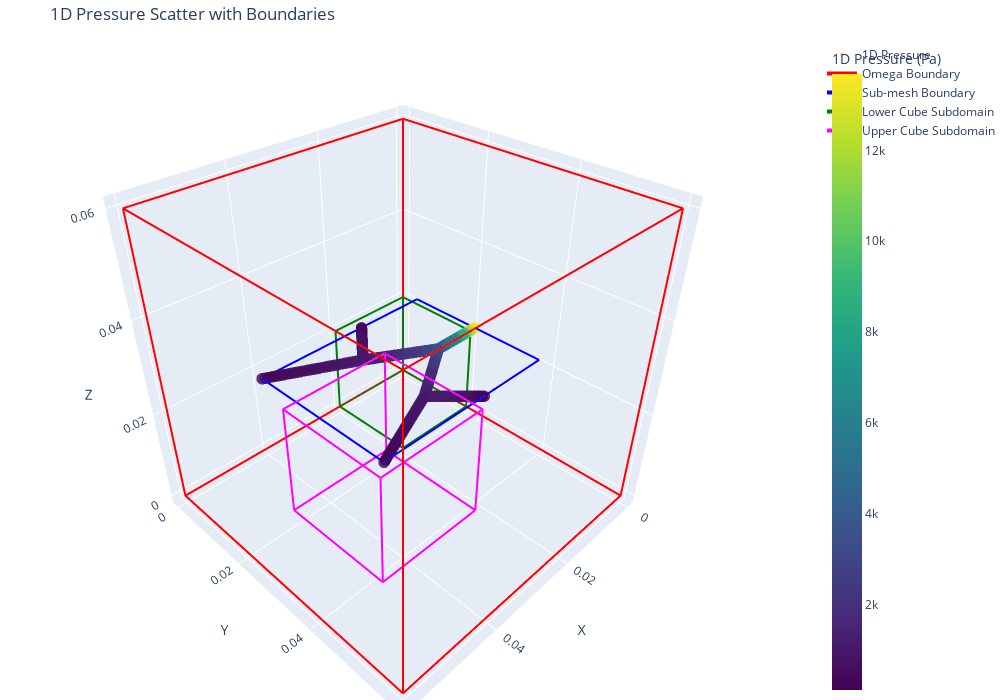

The code cell stored with this chart in its notebook:
### Code cell
importlib.reload(Visualizer)
Visualizer.plot_with_boundaries_plotly(CUBE_TEST.uh1d, CUBE_TEST.uh3d,
     cube_lower=cube_lower_bounds, 
     cube_upper=cube_upper_bounds)

### Figure 1 — Plotly figure (JSON) as saved in the notebook; plotly's stock layout.template omitted (floating-point values rounded to 4 significant figures; data arrays with more than 128 entries replaced by an {"elided": "..."} marker saying what was removed)
{"data": [{"marker": {"color": {"elided": "225 float values"}, "colorbar": {"title": {"text": "1D Pressure (Pa)"}}, "colorscale": [[0, "#440154"], [0.1111, "#482878"], [0.2222, "#3e4989"], [0.3333, "#31688e"], [0.4444, "#26828e"], [0.5556, "#1f9e89"], [0.6667, "#35b779"], [0.7778, "#6ece58"], [0.8889, "#b5de2b"], [1, "#fde725"]], "opacity": 0.8, "size": 4}, "mode": "markers", "name": "1D Pressure", "text": {"elided": "225 str values"}, "textposition": "top center", "type": "scatter3d", "x": {"elided": "225 float values"}, "y": {"elided": "225 float values"}, "z": {"elided": "225 float values"}}, {"line": {"color": "red", "width": 4}, "mode": "lines", "name": "Omega Boundary", "type": "scatter3d", "x": [0, 0.06, null, 0.06, 0.06, null, 0.06, 0, null, 0, 0, null, 0, 0.06, null, 0.06, 0.06, null, 0.06, 0, null, 0, 0, null, 0, 0, null, 0.06, 0.06, null, 0.06, 0.06, null, 0, 0, null], "y": [0, 0, null, 0, 0.06, null, 0.06, 0.06, null, 0.06, 0, null, 0, 0, null, 0, 0.06, null, 0.06, 0.06, null, 0.06, 0, null, 0, 0, null, 0, 0, null, 0.06, 0.06, null, 0.06, 0.06, null], "z": [0, 0, null, 0, 0, null, 0, 0, null, 0, 0, null, 0.06, 0.06, null, 0.06, 0.06, null, 0.06, 0.06, null, 0.06, 0.06, null, 0, 0.06, null, 0, 0.06, null, 0, 0.06, null, 0, 0.06, null]}, {"line": {"color": "blue", "width": 4}, "mode": "lines", "name": "Sub-mesh Boundary", "type": "scatter3d", "x": [0.01083, 0.04883, null, 0.04883, 0.04883, null, 0.04883, 0.01083, null, 0.01083, 0.01083, null, 0.01083, 0.04883, null, 0.04883, 0.04883, null, 0.04883, 0.01083, null, 0.01083, 0.01083, null, 0.01083, 0.01083, null, 0.04883, 0.04883, null, 0.04883, 0.04883, null, 0.01083, 0.01083, null], "y": [0.01479, 0.01479, null, 0.01479, 0.04479, null, 0.04479, 0.04479, null, 0.04479, 0.01479, null, 0.01479, 0.01479, null, 0.01479, 0.04479, null, 0.04479, 0.04479, null, 0.04479, 0.01479, null, 0.01479, 0.01479, null, 0.01479, 0.01479, null, 0.04479, 0.04479, null, 0.04479, 0.04479, null], "z": [0.03, 0.03, null, 0.03, 0.03, null, 0.03, 0.03, null, 0.03, 0.03, null, 0.03, 0.03, null, 0.03, 0.03, null, 0.03, 0.03, null, 0.03, 0.03, null, 0.03, 0.03, null, 0.03, 0.03, null, 0.03, 0.03, null, 0.03, 0.03, null]}, {"line": {"color": "green", "width": 4}, "mode": "lines", "name": "Lower Cube Subdomain", "type": "scatter3d", "x": [0, 0.02, null, 0.02, 0.02, null, 0.02, 0, null, 0, 0, null, 0, 0.02, null, 0.02, 0.02, null, 0.02, 0, null, 0, 0, null, 0, 0, null, 0.02, 0.02, null, 0.02, 0.02, null, 0, 0, null], "y": [0, 0, null, 0, 0.02, null, 0.02, 0.02, null, 0.02, 0, null, 0, 0, null, 0, 0.02, null, 0.02, 0.02, null, 0.02, 0, null, 0, 0, null, 0, 0, null, 0.02, 0.02, null, 0.02, 0.02, null], "z": [0, 0, null, 0, 0, null, 0, 0, null, 0, 0, null, 0.02, 0.02, null, 0.02, 0.02, null, 0.02, 0.02, null, 0.02, 0.02, null, 0, 0.02, null, 0, 0.02, null, 0, 0.02, null, 0, 0.02, null]}, {"line": {"color": "magenta", "width": 4}, "mode": "lines", "name": "Upper Cube Subdomain", "type": "scatter3d", "x": [0.03883, 0.05883, null, 0.05883, 0.05883, null, 0.05883, 0.03883, null, 0.03883, 0.03883, null, 0.03883, 0.05883, null, 0.05883, 0.05883, null, 0.05883, 0.03883, null, 0.03883, 0.03883, null, 0.03883, 0.03883, null, 0.05883, 0.05883, null, 0.05883, 0.05883, null, 0.03883, 0.03883, null], "y": [0.03479, 0.03479, null, 0.03479, 0.05479, null, 0.05479, 0.05479, null, 0.05479, 0.03479, null, 0.03479, 0.03479, null, 0.03479, 0.05479, null, 0.05479, 0.05479, null, 0.05479, 0.03479, null, 0.03479, 0.03479, null, 0.03479, 0.03479, null, 0.05479, 0.05479, null, 0.05479, 0.05479, null], "z": [0.02, 0.02, null, 0.02, 0.02, null, 0.02, 0.02, null, 0.02, 0.02, null, 0.04, 0.04, null, 0.04, 0.04, null, 0.04, 0.04, null, 0.04, 0.04, null, 0.02, 0.04, null, 0.02, 0.04, null, 0.02, 0.04, null, 0.02, 0.04, null]}], "layout": {"height": 700, "margin": {"b": 0, "l": 0, "r": 0, "t": 40}, "scene": {"aspectmode": "data", "xaxis": {"title": {"text": "X"}}, "yaxis": {"title": {"text": "Y"}}, "zaxis": {"title": {"text": "Z"}}}, "title": {"text": "1D Pressure Scatter with Boundaries"}, "width": 1000}}
